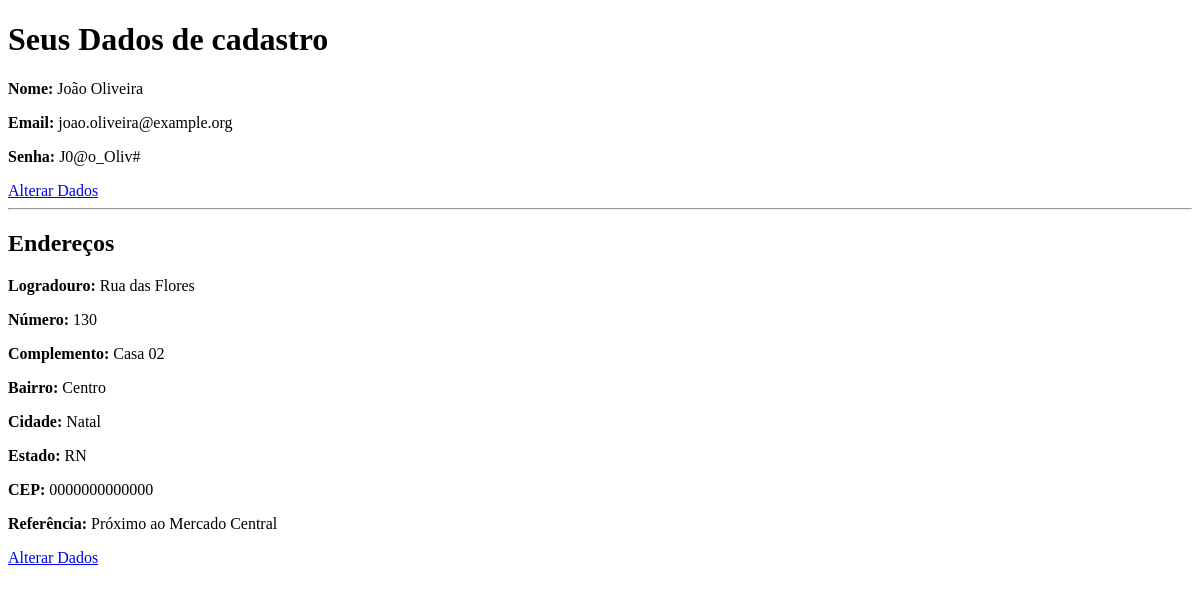
Page /seus_dados on the earlier database version.
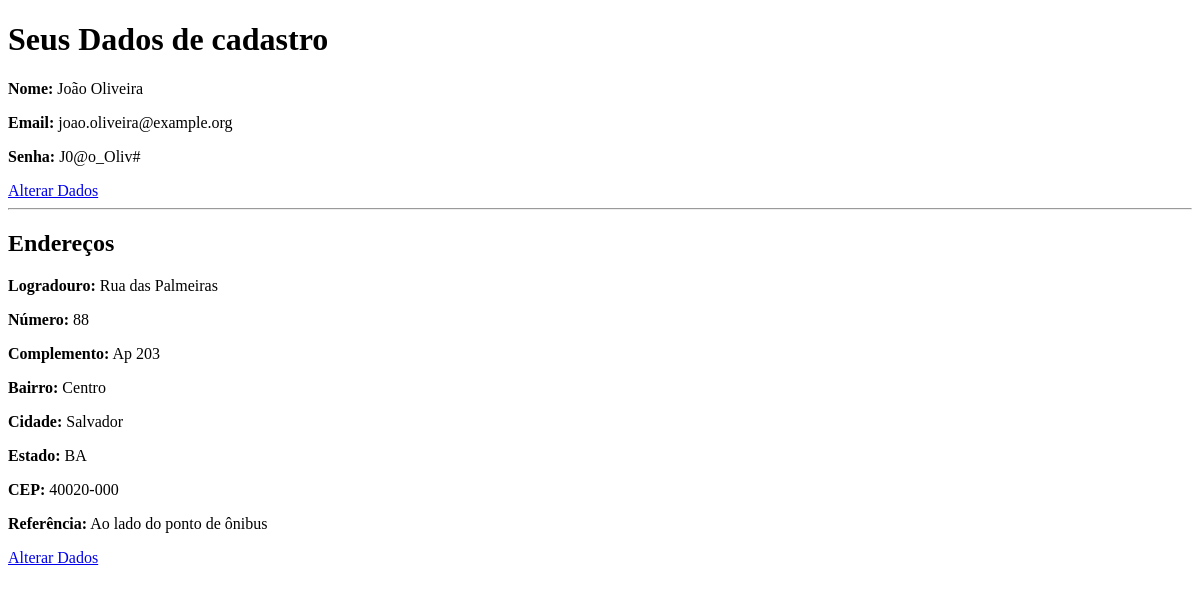
Same page on the later database version.
### models/endereco.py (models this page shows, shortened)
class Endereco(db.Model):
    __tablename__ = "endereco"
    id = db.Column(db.Integer, primary_key=True)
    logradouro = db.Column(db.String(200))
    numero = db.Column(db.String(20))
    complemento = db.Column(db.String(100))
    bairro = db.Column(db.String(100))
    cidade = db.Column(db.String(100))
    estado = db.Column(db.String(2))
    cep = db.Column(db.String(20))
    referencia = db.Column(db.String(200))
    usuario_id = db.Column(db.Integer, db.ForeignKey('usuario.id'))
    usuario_id = db.Column(db.Integer, db.ForeignKey('usuario.id'))  # vínculo com o usuário
    usuario = db.relationship('Usuario', backref='enderecos')

### app.py (the view)
@app.route('/seus_dados')
def seus_dados():
    usuario = Usuario.query.first()
    endereco = Endereco.query.first()
    return render_template('seus_dados.html', dados=usuario, endereco=endereco)

### templates/seus_dados.html (shortened to what this page needs)
<!DOCTYPE html>
<html lang="pt-br">
<head>
</head>
<body>
    <h1>Seus Dados de cadastro</h1>
    <p><b>Nome:</b> {{ dados.nome }}</p>
    <p><b>Email:</b> {{ dados.email }}</p>
    <p><b>Senha:</b> {{ dados.senha }}</p>
    <a href="/altera_seus_dados">Alterar Dados</a>
    <hr>
    <h2>Endereços</h2>
        <p><b>Logradouro:</b> {{ endereco.logradouro }}</p>
            <p><b>Número:</b> {{ endereco.numero }}</p>
            <p><b>Complemento:</b> {{ endereco.complemento }}</p>
            <p><b>Bairro:</b> {{ endereco.bairro }}</p>
            <p><b>Cidade:</b> {{ endereco.cidade }}</p>
            <p><b>Estado:</b> {{ endereco.estado }}</p>
            <p><b>CEP:</b> {{ endereco.cep }}</p>
            <p><b>Referência:</b> {{ endereco.referencia }}</p>
   <a href="/gestao_endereco">Alterar Dados</a>
</body>
</html>

Differences in the rows shown:
changed Endereco "Centro": logradouro "Rua das Flores" → "Rua das Palmeiras"; numero "130" → "88"; complemento "Casa 02" → "Ap 203"; cidade "Natal" → "Salvador"; estado "RN" → "BA"; cep "0000000000000" → "40020-000"; referencia "Próximo ao Mercado Central" → "Ao lado do ponto de ônibus"
